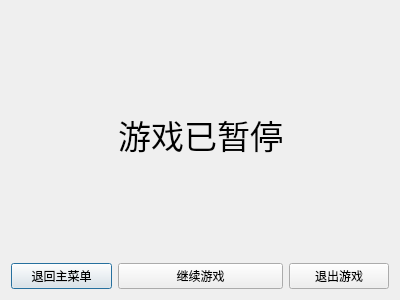
<?xml version="1.0" encoding="UTF-8"?>
<ui version="4.0">
 <class>PauseDialog</class>
 <widget class="QDialog" name="PauseDialog">
  <property name="geometry">
   <rect>
    <x>0</x>
    <y>0</y>
    <width>400</width>
    <height>300</height>
   </rect>
  </property>
  <property name="windowTitle">
   <string>Dialog</string>
  </property>
  <layout class="QGridLayout" name="gridLayout">
   <item row="1" column="0">
    <widget class="QPushButton" name="toInitBtn">
     <property name="text">
      <string>退回主菜单</string>
     </property>
    </widget>
   </item>
   <item row="1" column="1">
    <widget class="QPushButton" name="continueBtn">
     <property name="text">
      <string>继续游戏</string>
     </property>
    </widget>
   </item>
   <item row="1" column="2">
    <widget class="QPushButton" name="exitBtn">
     <property name="text">
      <string>退出游戏</string>
     </property>
    </widget>
   </item>
   <item row="0" column="1">
    <widget class="QLabel" name="label">
     <property name="font">
      <font>
       <pointsize>25</pointsize>
      </font>
     </property>
     <property name="text">
      <string>游戏已暂停</string>
     </property>
    </widget>
   </item>
  </layout>
 </widget>
 <resources/>
 <connections>
  <connection>
   <sender>continueBtn</sender>
   <signal>clicked()</signal>
   <receiver>PauseDialog</receiver>
   <slot>close()</slot>
   <hints>
    <hint type="sourcelabel">
     <x>200</x>
     <y>280</y>
    </hint>
    <hint type="destinationlabel">
     <x>199</x>
     <y>149</y>
    </hint>
   </hints>
  </connection>
  <connection>
   <sender>exitBtn</sender>
   <signal>clicked()</signal>
   <receiver>PauseDialog</receiver>
   <slot>close()</slot>
   <hints>
    <hint type="sourcelabel">
     <x>339</x>
     <y>280</y>
    </hint>
    <hint type="destinationlabel">
     <x>199</x>
     <y>149</y>
    </hint>
   </hints>
  </connection>
  <connection>
   <sender>toInitBtn</sender>
   <signal>clicked()</signal>
   <receiver>PauseDialog</receiver>
   <slot>close()</slot>
   <hints>
    <hint type="sourcelabel">
     <x>60</x>
     <y>280</y>
    </hint>
    <hint type="destinationlabel">
     <x>199</x>
     <y>149</y>
    </hint>
   </hints>
  </connection>
 </connections>
</ui>
